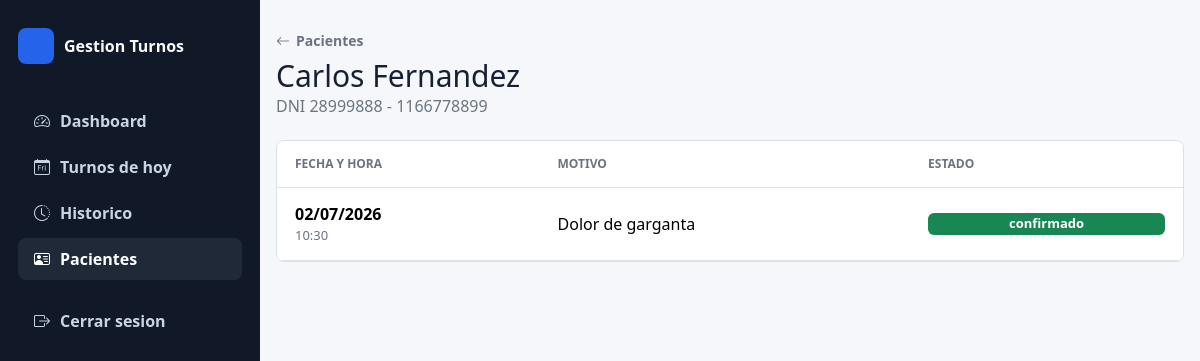
Page /index.php?action=medico_historial_paciente&id_paciente=2 (signed in) on the committed database.
### tables this page shows
CREATE TABLE turnos (
    id INT UNSIGNED AUTO_INCREMENT PRIMARY KEY,
    id_medico INT UNSIGNED NOT NULL,
    id_paciente INT UNSIGNED NOT NULL,
    fecha_hora DATETIME NOT NULL,
    motivo VARCHAR(255) NULL,
    estado ENUM('pendiente', 'confirmado', 'cancelado', 'atendido') NOT NULL DEFAULT 'pendiente',
    created_at TIMESTAMP NOT NULL DEFAULT CURRENT_TIMESTAMP,
    updated_at TIMESTAMP NOT NULL DEFAULT CURRENT_TIMESTAMP ON UPDATE CURRENT_TIMESTAMP,
    UNIQUE KEY uq_turnos_medico_fecha (id_medico, fecha_hora),
    KEY idx_turnos_paciente (id_paciente),
    KEY idx_turnos_fecha (fecha_hora),
    KEY idx_turnos_estado (estado),
    CONSTRAINT fk_turnos_medico
        FOREIGN KEY (id_medico) REFERENCES usuarios (id)
        ON UPDATE CASCADE
        ON DELETE RESTRICT,
    CONSTRAINT fk_turnos_paciente
        FOREIGN KEY (id_paciente) REFERENCES pacientes (id)
        ON UPDATE CASCADE
        ON DELETE RESTRICT
);

CREATE TABLE pacientes (
    id INT UNSIGNED AUTO_INCREMENT PRIMARY KEY,
    dni VARCHAR(20) NOT NULL,
    nombre VARCHAR(100) NOT NULL,
    apellido VARCHAR(100) NOT NULL,
    telefono VARCHAR(50) NULL,
    created_at TIMESTAMP NOT NULL DEFAULT CURRENT_TIMESTAMP,
    updated_at TIMESTAMP NOT NULL DEFAULT CURRENT_TIMESTAMP ON UPDATE CURRENT_TIMESTAMP,
    UNIQUE KEY uq_pacientes_dni (dni),
    KEY idx_pacientes_nombre (apellido, nombre),
    KEY idx_pacientes_busqueda (dni, apellido, nombre)
);

### controllers/MedicoDashboardController.php (called while the page is built, shortened)
<?php
require_once __DIR__ . '/../models/Turno.php';
class MedicoDashboardController
{
    private Turno $turnoModel;
    public function __construct()
    {
        $this->turnoModel = new Turno();
    }
    public function historialPaciente(): void
    {
        $contexto = $this->resolverMedico();
        $idMedico = $contexto['id_medico'];
        $idPaciente = (int) ($_GET['id_paciente'] ?? 0);
        $turnos = ($idMedico && $idPaciente > 0) ? $this->turnoModel->historialPacientePorMedico($idMedico, $idPaciente) : [];
        $paciente = $turnos[0] ?? null;
        require_once __DIR__ . '/../views/medico/historial-paciente.php';
    }
    private function resolverMedico(): array
    {
        $idSesion = (int) ($_SESSION['usuario_id'] ?? 0);
        $medico = $idSesion > 0 ? $this->turnoModel->obtenerMedicoPorId($idSesion) : null;
        return [
            'id_medico' => $medico ? (int) $medico['id'] : 0,
            'medico' => $medico,
        ];
    }
}

### config/conexion.php (called while the page is built, shortened)
<?php
class conexion
{
    private static ?PDO $conexion = null;
    public static function conexion(): PDO
    {
        $host = 'localhost';
        $port = '3308';
        $db = 'gestion_turnos';
        $user = 'root';
        $pass = 'root';
        $charset = 'utf8mb4';
        $dsn = "mysql:host={$host};port={$port};dbname={$db};charset={$charset}";
        $options = [
            PDO::ATTR_ERRMODE => PDO::ERRMODE_EXCEPTION,
            PDO::ATTR_DEFAULT_FETCH_MODE => PDO::FETCH_ASSOC,
            PDO::ATTR_EMULATE_PREPARES => false,
        ];
        try {
            self::$conexion = new PDO($dsn, $user, $pass, $options);
            return self::$conexion;
        } catch (PDOException $e) {
            error_log('Error de conexión a la base de datos: ' . $e->getMessage());
            throw new RuntimeException('No se pudo conectar a la base de datos.');
        }
    }
}

### models/Turno.php (called while the page is built, shortened)
<?php
require_once __DIR__ . '/../config/conexion.php';
class Turno
{
    private PDO $db;
    public function __construct()
    {
        $this->db = conexion::conexion();
    }
    public function obtenerMedicoPorId(int $idMedico): ?array
    {
        $stmt = $this->db->prepare("
            SELECT id, nombre, email
            FROM usuarios
            WHERE id = :id AND rol = 'medico'
            LIMIT 1
        ");
        $stmt->execute([':id' => $idMedico]);
        $medico = $stmt->fetch();
        return $medico ?: null;
    }
    public function historialPacientePorMedico(int $idMedico, int $idPaciente): array
    {
        $stmt = $this->db->prepare("
            SELECT
                t.id,
                t.fecha_hora,
                t.motivo,
                t.estado,
                CONCAT(p.nombre, ' ', p.apellido) AS paciente,
                p.dni AS paciente_dni,
                p.telefono AS paciente_telefono
            FROM turnos t
            INNER JOIN pacientes p ON p.id = t.id_paciente
            WHERE t.id_medico = :id_medico AND t.id_paciente = :id_paciente
            ORDER BY t.fecha_hora DESC
        ");
        $stmt->execute([
            ':id_medico' => $idMedico,
            ':id_paciente' => $idPaciente,
        ]);
        return $stmt->fetchAll();
    }
}

### views/medico/historial-paciente.php (the view, shortened to what this page needs)
<?php
function historialBadge(string $estado): string
{
    return match ($estado) {
        'confirmado' => 'text-bg-success',
        'cancelado' => 'text-bg-danger',
        'atendido' => 'text-bg-secondary',
        default => 'text-bg-warning',
    };
}
?>
<!DOCTYPE html>
<html lang="es">
<head>
    <link href="https://cdn.jsdelivr.net/npm/bootstrap@5.3.3/dist/css/bootstrap.min.css" rel="stylesheet">
    <link href="https://cdn.jsdelivr.net/npm/bootstrap-icons@1.11.3/font/bootstrap-icons.css" rel="stylesheet">
    <link href="public/css/turnos.css" rel="stylesheet">
</head>
<body>
    <div class="app-shell">
        <?php require __DIR__ . '/../layouts/sidebar.php'; ?>
        <main class="main-content page-shell">
            <header class="page-header">
                <div>
                    <a class="back-link" href="index.php?action=medico_pacientes"><i class="bi bi-arrow-left"></i><span>Pacientes</span></a>
                    <h1><?php echo $paciente ? htmlspecialchars($paciente['paciente']) : 'Historial del paciente'; ?></h1>
                    <?php if ($paciente): ?>
                        <p class="text-secondary mb-0">DNI <?php echo htmlspecialchars($paciente['paciente_dni']); ?> - <?php echo htmlspecialchars($paciente['paciente_telefono'] ?: 'Sin telefono'); ?></p>
                    <?php endif; ?>
                </div>
            </header>
            <section class="data-panel">
                <div class="table-responsive">
                    <table class="table align-middle">
                        <thead><tr><th>Fecha y hora</th><th>Motivo</th><th>Estado</th></tr></thead>
                        <tbody>
                            <?php foreach ($turnos as $turno): ?>
                                <tr>
                                    <td><strong><?php echo htmlspecialchars(date('d/m/Y', strtotime($turno['fecha_hora']))); ?></strong><span><?php echo htmlspecialchars(date('H:i', strtotime($turno['fecha_hora']))); ?></span></td>
                                    <td><?php echo htmlspecialchars($turno['motivo'] ?: 'Sin motivo'); ?></td>
                                    <td><span class="badge <?php echo historialBadge($turno['estado']); ?>"><?php echo htmlspecialchars($turno['estado']); ?></span></td>
                                </tr>
                            <?php endforeach; ?>
                        </tbody>
                    </table>
                </div>
            </section>
        </main>
    </div>
</body>
</html>

### public/css/turnos.css (style rules this page uses)
:root { --bg: #f5f7fb; --surface: #ffffff; --text: #172033; --muted: #6b7280; --line: #d9e0ea; --primary: #2563eb; --primary-dark: #1e40af; }
* { box-sizing: border-box; }
body { min-height: 100vh; margin: 0; background: var(--bg); color: var(--text); font-family: system-ui, -apple-system, BlinkMacSystemFont, "Segoe UI", sans-serif; }
.app-shell { display: grid; grid-template-columns: 260px minmax(0, 1fr); min-height: 100vh; }
.main-content { min-width: 0; }
.page-shell { width: min(1180px, calc(100% - 32px)); margin: 0 auto; padding: 28px 0; }
.page-header { display: flex; align-items: center; justify-content: space-between; gap: 18px; margin-bottom: 22px; }
.page-header h1 { margin: 6px 0 0; font-size: 30px; line-height: 1.2; }
.back-link { display: inline-flex; align-items: center; gap: 6px; color: var(--muted); font-size: 14px; font-weight: 700; text-decoration: none; }
.filter-bar, .data-panel, .form-panel { border: 1px solid var(--line); border-radius: 8px; background: var(--surface); }
.data-panel { overflow: hidden; }
.table { margin-bottom: 0; }
.table th { color: var(--muted); font-size: 12px; text-transform: uppercase; }
.table th, .table td { padding: 14px 18px; }
.table td strong, .table td span { display: block; }
.table td span { color: var(--muted); font-size: 13px; }

### rows in the picture
turnos: id_paciente.dni "28999888", id_paciente.telefono "1166778899", fecha_hora "02/07/2026", fecha_hora "10:30", motivo "Dolor de garganta", estado "confirmado"

### other values in the picture
$paciente['paciente'] "Carlos Fernandez"
